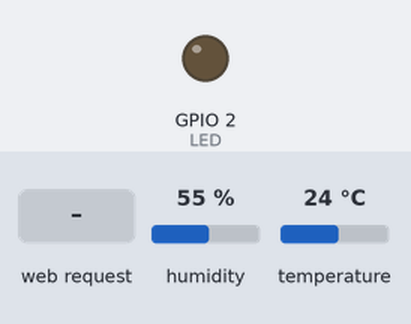
This program was run on a simulated ESP32. On the bench: output pins drawn as LEDs (lit = HIGH). The inputs (shaded band) are chosen by the test bench; at power-on: humidity 55 %, temperature 24 °C. WiFi joins after 1.5 s; servers stay silent unless stated; what the program prints to the serial monitor is not drawn.

Above: at 2.7 s.
2.8 s: HTTP request GET /LED=ON received
At 3.2 s:
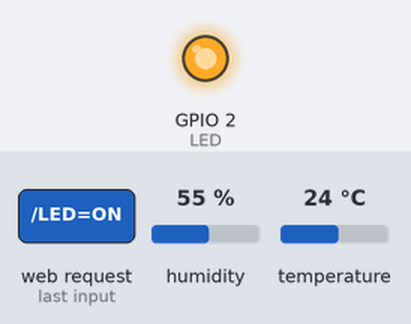
4.3 s: HTTP request GET /LED=OFF received
At 5.5 s:
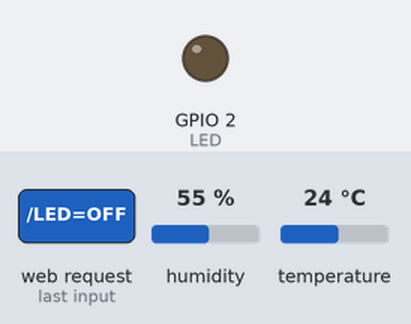
Timing chart, 0 to 7.3 s (numbered marks = the images above; inputs shaded):
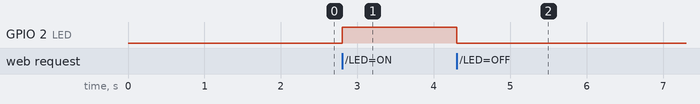

The program:

main.cpp
```cpp
#include <Arduino.h>
#include <WiFi.h>

#include "DHT.h"
#define DHTTYPE DHT22   // DHT 11

const char* ssid = "MARH2003";
const char* password = "miguelRivera1";

#define LED 2 // LED
// DHT Sensor
uint8_t DHTPin = 15;

// Initialize DHT sensor.
DHT dht(DHTPin, DHTTYPE);

float Temperature;
float Humidity;

WiFiServer server(80);

void setup() {
 Serial.begin(115200);
 delay(10);

 pinMode(LED, OUTPUT);
 digitalWrite(LED, LOW); //LED apagado

 // Connect to WiFi network
 Serial.println();
 Serial.println();
 Serial.print("Connecting to ");
 Serial.println(ssid);

 WiFi.begin(ssid, password);

 while (WiFi.status() != WL_CONNECTED) {
   delay(500);
   Serial.print(".");
 }
 Serial.println("");
 Serial.println("WiFi connected");

 // Start the server
 server.begin();
 Serial.println("Server started");

 // Print the IP address
 Serial.print("Use this URL to connect: ");
 Serial.print("http://");
 Serial.print(WiFi.localIP());
 Serial.println("/");

}

void loop() {

  float h = dht.readHumidity();
  float t = dht.readTemperature();

 // Check if a client has connected
 WiFiClient client = server.available();
 if (!client) {
   return;
 }

 // Wait until the client sends some data
 Serial.println("new client");
 while(!client.available()){
   delay(1);
 }

 // Read the first line of the request
 String request = client.readStringUntil('\r');
 Serial.println(request);
 client.flush();

 // Match the request

 int value = HIGH;
 if (request.indexOf("/LED=ON") != -1)  {
   digitalWrite(LED, HIGH);
   value = HIGH;
 }
 if (request.indexOf("/LED=OFF") != -1)  {
   digitalWrite(LED, LOW);
   value = LOW;
 }

 // Return the response
 client.println("HTTP/1.1 200 OK");
 client.println("Content-Type: text/html");
 client.println(""); //  do not forget this one
 client.println("<!DOCTYPE HTML>");
 client.println("<html>");

 client.print("LED is now: ");

 if(value == LOW) {
   client.print("Off");
 } else {
   client.print("On");
 }
 client.println("<br><br>");
 client.println("<a href=\"/LED=ON\"\"><button>Turn On </button></a>");
 client.println("<a href=\"/LED=OFF\"\"><button>Turn Off </button></a><br />");
 client.println("</html>");

 client.println("<br><br>");
 client.print("Temperature: ");
 client.print(t);
 client.print("C");
 client.println("<br><br>");
 client.print("Humidity: ");
 client.print(h);
 client.print("%");

 delay(1);
 Serial.println("Client disconnected");
 Serial.println("");

}
```

prueba.cpp
```cpp
#include <Arduino.h>

int numero = 10; // Variable global

void duplicar(int * puntero); // Prototipo de la funcion duplicar

/**
 * @brief Este es el punto de entrada del programa
 * Sirve para inicializar las variables y configuraciones
 */
void setup() { // 10KHz es el el maximo ancho de banda de una linea telefonica: 10000 bits por segundo
  Serial.begin(115200); // 1200 bps 2400 bps 4800 bps [9600 bps] 19200 bps 38400 bps 57600 bps 115200 bps 230400 bps 250000 bps 500000 bps 1000000 bps 2000000 bps 3000000 bps 4000000 bps

}

/**
 * @brief Este es el loop principal del programa
 * Se ejecuta despues de que el setup termina
 */
void loop() {
  Serial.println("[loop] numero = "+String(numero)); //Imprime: numero = 10
  duplicar(&numero); // & numero significa que le paso la direccion de memoria de la variable numero
  delay(1000); // 1 segundo de espera
}

//El operador direccion de memoria & se utiliza para obtener la direccion de memoria de una variable
//El operador indireccion * se utiliza para acceder al valor de la direccion de memoria que se le pasa

// Implementacion de la funcion duplicar
void duplicar(int * puntero){
    * puntero = * puntero * 2; // * puntero significa que accedo al valor de la direccion de memoria que me pasaron
    Serial.println("[duplicar] numero = "+String(* puntero)); //Imprime: numero = 20
}
```

Measured:
- after the input at 2.8 s, GPIO 2 (LED): LOW → HIGH at once
- after the input at 4.3 s, GPIO 2 (LED): HIGH → LOW at once
